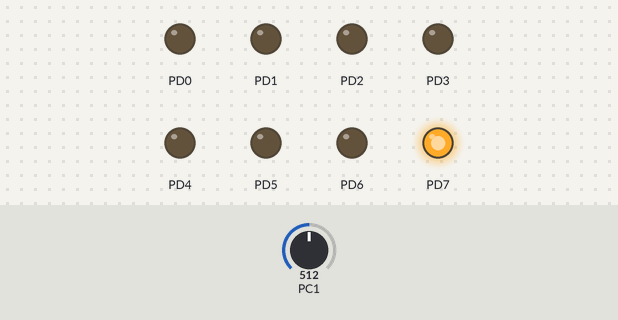
Simulated run of this program. Board: ATmega328P, built with avr-gcc and emulated at 16 MHz (the files do not name the chip). On the bench: output pins drawn as LEDs (lit = HIGH). The inputs (shaded band) are chosen by the test bench; at power-on: PC1 = 512.

Above: at 1.2 s.
1.3 s: PC1 set to 516
At 1.6 s:
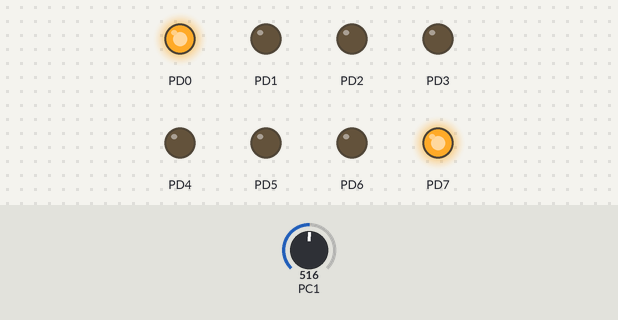
2.8 s: PC1 set to 511
At 4.0 s:
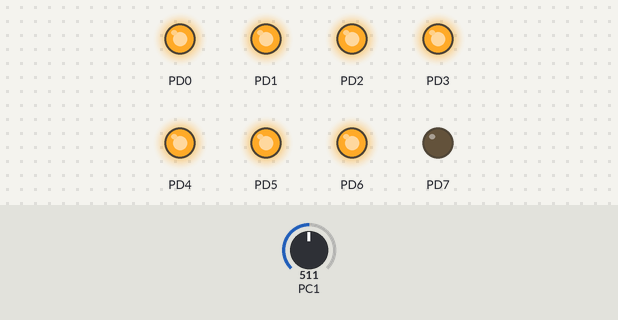
4.3 s: PC1 set to 306
At 5.2 s:
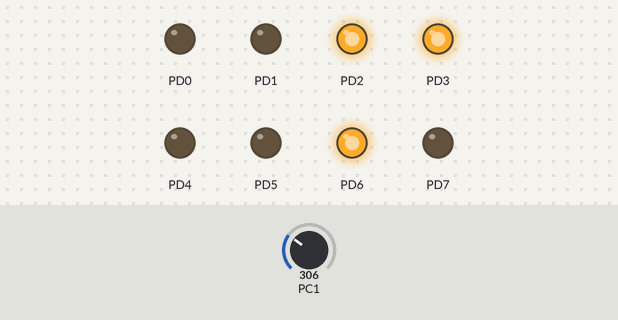
5.8 s: PC1 set to 303
At 6.4 s:
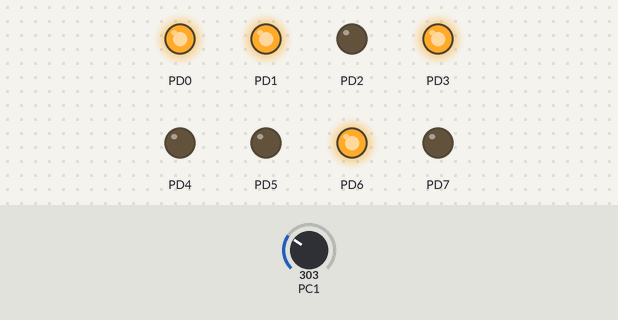
7.3 s: PC1 set to 122
At 7.6 s:
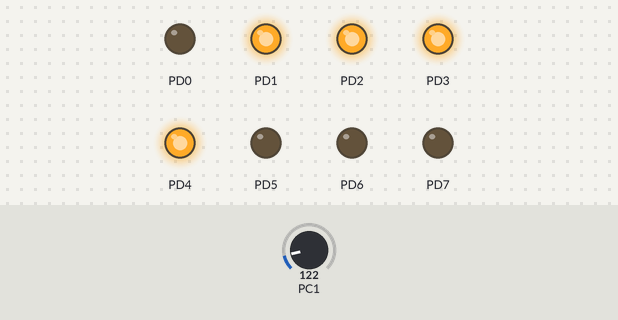
Timing chart, 0 to 9.8 s (numbered marks = the images above; inputs shaded):
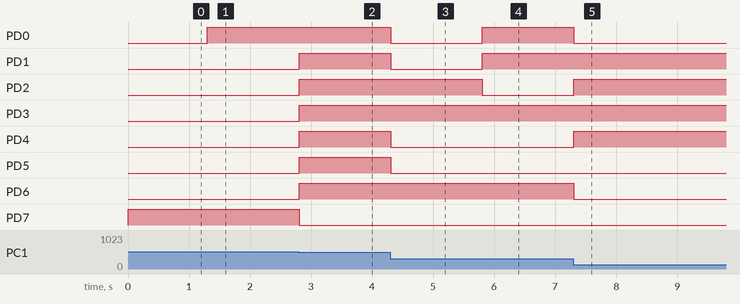

Measured:
- the behaviour switches between 515 and 516 on PC1 (found by bisection; images 0 and 1)
- the behaviour switches between 304 and 303 on PC1 (found by bisection; images 3 and 4)
- after the input at 1.3 s, PD0: LOW → HIGH at once
- after the input at 2.8 s, PD1–6: LOW → HIGH at once; PD7: HIGH → LOW at once
- after the input at 4.3 s, PD0, PD1, PD4, PD5: HIGH → LOW at once
- after the input at 5.8 s, PD0, PD1: LOW → HIGH at once; PD2: HIGH → LOW at once
- after the input at 7.3 s, PD0, PD6: HIGH → LOW at once; PD2, PD4: LOW → HIGH at once

The program:

main.cpp
```cpp
// Exercise 01

#include <avr/io.h>
#define F_CPU 16000000UL
#include <util/delay.h>

void ADC_init() {
    // Set ADC1 (PC1) as input (by default all pins are input)
    // Set voltage reference to AVCC, left adjust result, input channel ADC1
    ADMUX = (1 << REFS0) | (1 << ADLAR) | (1 << MUX0); // REFS0=1 (AVCC), ADLAR=1 (left), MUX0=1 (ADC1)
    // Enable ADC, set prescaler to 128 (for 16MHz/128 = 125kHz)
    ADCSRA = (1 << ADEN) | (1 << ADPS2) | (1 << ADPS1) | (1 << ADPS0);
}

uint8_t ADC_read() {
    // Start conversion
    ADCSRA |= (1 << ADSC);
    // Wait for conversion to finish
    while (ADCSRA & (1 << ADSC));
    // Left justified: ADCH has the 8 MSBs of the 10-bit result
    return ADCH;
}

int main(void) {
    DDRD = 0xFF; // Set Port D as output (for LEDs)
    ADC_init();

    while (1) {
        uint8_t adc_val = ADC_read();
        PORTD = adc_val; // Output to LEDs
        _delay_ms(100);
    }
}


///////////////////////////////////////////////////////////////////////////////////////////////////////

// Exercise 02

// #include <avr/io.h>
// #define F_CPU 16000000UL
// #include <util/delay.h>

// #define LDR_THRESHOLD 100 // Adjust this value experimentally

// void ADC_init() {
//     // Set voltage reference to external AREF, right adjust result, input channel ADC0
//     ADMUX = (0 << REFS1) | (0 << REFS0) | (0 << ADLAR); // AREF, right justified, ADC0
//     // Enable ADC, set prescaler to 128 (for 16MHz/128 = 125kHz)
//     ADCSRA = (1 << ADEN) | (1 << ADPS2) | (1 << ADPS1) | (1 << ADPS0);
// }

// uint16_t ADC_read() {
//     // Start conversion
//     ADCSRA |= (1 << ADSC);
//     // Wait for conversion to finish
//     while (ADCSRA & (1 << ADSC));
//     // Combine ADCL and ADCH for 10-bit result (right justified)
//     return (ADCL | (ADCH << 8));
// }

// int main(void) {
//     DDRB |= (1 << PB0); // Set PB0 as output (for LED)
//     ADC_init();

//     while (1) {
//         uint16_t adc_val = ADC_read();
//         if (adc_val < LDR_THRESHOLD) {
//             // Dark: turn LED ON
//             PORTB |= (1 << PB0);
//         } else {
//             // Light: turn LED OFF
//             PORTB &= ~(1 << PB0);
//         }
//         _delay_ms(100);
//     }
// }
```
